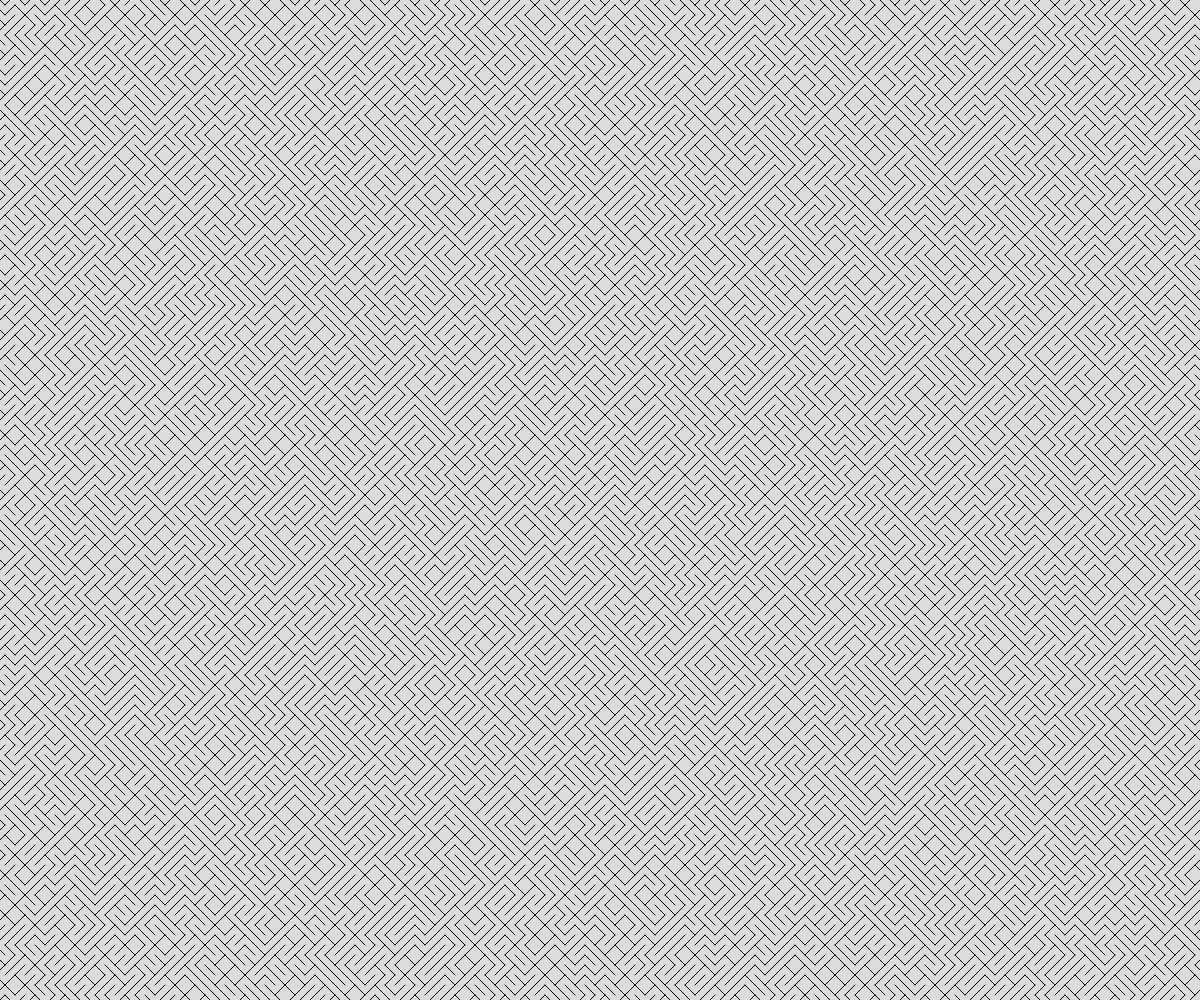
Frame 1 (no input)
Frame 60 (no input): identical to frame 1, image omitted
Frame 120 (the mouse pressed at the canvas centre since frame 60): identical to frame 1, image omitted

The p5.js sketch that drew this single still picture (run headless with seeded random() and noise() and a simulated clock; from frame 60 on, the mouse is pressed at the canvas centre):

// p5.js sketch
// ── sketch.js
// Randomized Art

let theTiles = [];
const THE_SIZE = 10;

async function setup() {
  createCanvas(windowWidth, windowHeight);
  
  for (let y = 0; y <= height; y += THE_SIZE){
    for (let x = 0;x <= width; x += THE_SIZE){
      let someTile = spawnTile(x, y, THE_SIZE);
      theTiles.push(someTile);
    }
  }
}

function draw() {
  background(220);
  for (let theTile of theTiles){
    line(theTile.x1, theTile.y1, theTile.x2, theTile.y2); 
  }
}

function spawnTile(x, y, tileSize) {
  let choice = random(100);
  let tile;
  if (choice < 50) {
    //positive slope
    tile = {
      x1: x + tileSize/2,
      y1: y - tileSize/2,
      x2: x - tileSize/2,
      y2: y + tileSize/2
    };
  }
  else {
    //negative slop
    tile = {
      x1: x - tileSize/2,
      y1: y - tileSize/2,
      x2: x + tileSize/2,
      y2: y + tileSize/2
    };
  }
  return tile;
}
